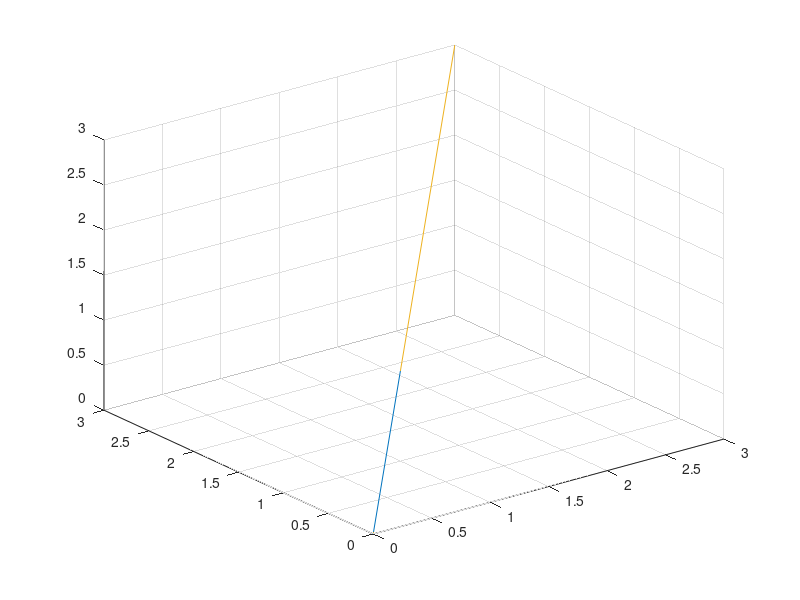

MATLAB code for this plot:
clear; clc ; close all;

a = [3 0 0];
b = [0 2 0];
c = [0 0 1];
z = a+b;
w= b+c;

% plot3(a);
% hold on
% grid on
% axis([-2 2 -2 2])
q = [ones(1,3)*a(1,1);ones(1,3)*a(1,2);ones(1,3)*a(1,3)];
w = [ones(1,3)*b(1,1);ones(1,3)*b(1,2);ones(1,3)*b(1,3)];
e = [ones(1,3)*c(1,1);ones(1,3)*c(1,2);ones(1,3)*c(1,3)];

plot3(e(:,1),e(:,2),e(:,3))
hold on
grid on
plot3(w(1,:),w(2,:),w(3,:))
plot3(q(:,1),q(:,2),q(:,3))
